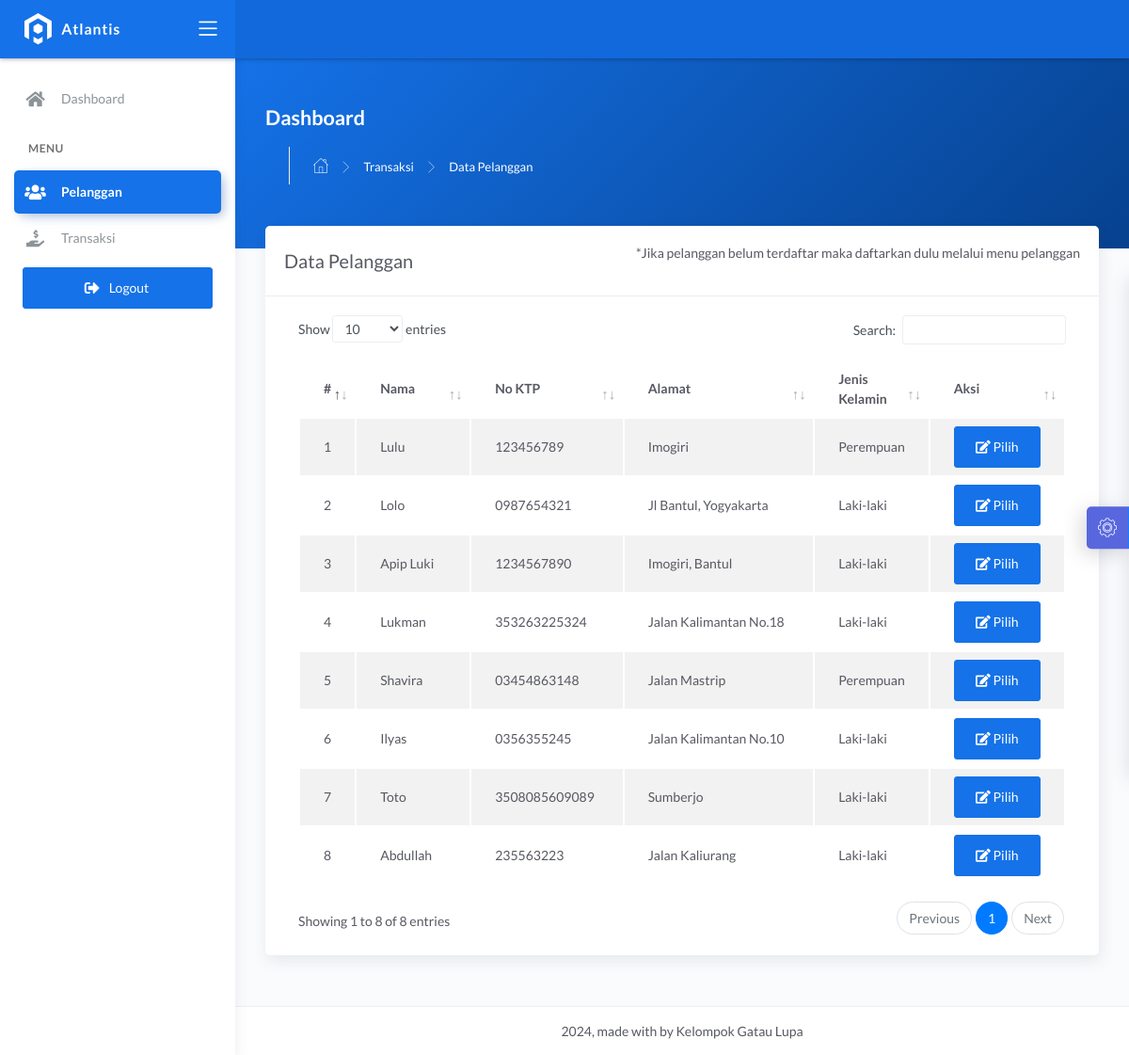
/pages/kasir/cari.php (signed in), run on the app's committed database.
### tables this page shows
CREATE TABLE `pelanggan` (
  `id_pelanggan` int NOT NULL,
  `nama_pelanggan` varchar(228) NOT NULL,
  `alamat_pelanggan` text NOT NULL,
  `jenis_kelamin` enum('L','P') NOT NULL,
  `telp_pelanggan` varchar(15) NOT NULL,
  `no_ktp` varchar(30) NOT NULL
);

### database/pelanggan.php (called while the page is built, shortened)
<?php
class Pelanggan {
    private $conn;
    public function __construct($conn) {
        $this->conn = $conn;
    }
    public function getAllPelanggan() {
        $query = "SELECT * FROM pelanggan";
        return mysqli_query($this->conn, $query);
    }
}
?>

### pages/kasir/cari.php (the view, shortened to what this page needs)
<?php
$title = 'Data Pelanggan';
require '../../database/koneksi.php';
require '../../database/pelanggan.php';
$pelangganObj = new Pelanggan($conn);
$data = $pelangganObj->getAllPelanggan();
require 'header.php';
?>
<div class="panel-header bg-primary-gradient">
    <div class="page-inner py-5">
        <div class="d-flex align-items-left align-items-md-center flex-column flex-md-row">
            <div>
                <h2 class="text-white pb-2 fw-bold">Dashboard</h2>
            </div>
        </div>
        <div class="page-header">
            <ul class="breadcrumbs">
                <li class="nav-home">
                    <a href="index.php" style="color: white;">
                        <i class="flaticon-home"></i>
                    </a>
                </li>
                <li class="separator">
                    <i class="flaticon-right-arrow" style="color: white;"></i>
                </li>
                <li class="nav-item">
                    <a href="transaksi.php" style="color: white;">Transaksi</a>
                </li>
                <li class="separator">
                    <i class="flaticon-right-arrow" style="color: white;"></i>
                </li>
                <li class="nav-item">
                    <a href="#" style="color: white;"><?= $title; ?></a>
                </li>
            </ul>
        </div>
    </div>
</div>
<div class="page-inner mt--5">
    <diva class="row">
        <div class="col-md-12">
            <div class="card">
                <div class="card-header">
                    <div class="d-flex align-items-center">
                        <h4 class="card-title"><?= $title; ?></h4>
                        <p class="ml-auto">
                            *Jika pelanggan belum terdaftar maka daftarkan dulu melalui menu pelanggan
                        </p>
                    </div>
                </div>
                <div class="card-body">
                    <div class="table-responsive">
                        <table id="basic-datatables" class="display table table-striped table-hover">
                            <thead>
                                <tr>
                                    <th style="width: 7%">#</th>
                                    <th>Nama</th>
                                    <th style="width: 20%;">No KTP</th>
                                    <th style="width: 25%;">Alamat</th>
                                    <th style="width: 15%;">Jenis Kelamin</th>
                                    <th style="width: 10%">Aksi</th>
                                </tr>
                            </thead>
                            <tbody>
                                <?php
                                $no = 1;
                                if (mysqli_num_rows($data) > 0) {
                                    while ($plg = mysqli_fetch_assoc($data)) {
                                ?>
                                        <tr>
                                            <td><?= $no++; ?></td>
                                            <td><?= $plg['nama_pelanggan']; ?></td>
                                            <td><?= $plg['no_ktp']; ?></td>
                                            <td><?= $plg['alamat_pelanggan']; ?></td>
                                            <td><?php if ($plg['jenis_kelamin'] == 'L') {
                                                    echo "Laki-laki";
                                                } else {
                                                    echo "Perempuan";
                                                } ?>
                                            </td>
                                            <td>
                                                <div class="form-button-action">
                                                    <a href="tambah_transaksi.php?id=<?= $plg['id_pelanggan']; ?>" type="button" class="btn btn-primary" data-original-title="pilih">
                                                        <i class="fa fa-edit"></i> Pilih
                                                    </a>
                                                </div>
                                            </td>
                                        </tr>
                                <?php }
                                }
                                ?>
                            </tbody>
                        </table>
                    </div>
                </div>
            </div>
        </div>
</div>
</div>
<?php
require '../../template/footer.php';
?>

### pages/kasir/header.php (shortened to what this page needs)
<!DOCTYPE html>
<html lang="en">
<head>
    <link rel="stylesheet" href="../../assets/css/bootstrap.min.css">
    <link rel="stylesheet" href="../../assets/css/atlantis.min.css">
    <link rel="stylesheet" href="../../assets/css/demo.css">
</head>
<body>
    <div class="wrapper">
        <div class="main-header">
            <div class="logo-header" data-background-color="blue">
                <a href="dashboard.php" class="logo">
                    <img src="../../assets/img/logo.svg" alt="navbar brand" class="navbar-brand">
                </a>
                <div class="nav-toggle">
                    <button class="btn btn-toggle toggle-sidebar">
                        <i class="icon-menu"></i>
                    </button>
                </div>
            </div>
            <nav class="navbar navbar-header navbar-expand-lg" data-background-color="blue2">
            </nav>
        </div>
        <div class="sidebar sidebar-style-2">
            <div class="sidebar-wrapper scrollbar scrollbar-inner">
                <div class="sidebar-content">
                    <ul class="nav nav-primary">
                        <li class="nav-item <?php if ($title == 'Selamat Datang di Aplikasi Pengelolaan Laundry') {
                                                echo 'active';
                                            } ?>">
                            <a href="dashboard.php" class="collapsed" aria-expanded="false">
                                <i class="fas fa-home"></i>
                                <p>Dashboard</p>
                            </a>
                        </li>
                        <li class="nav-section">
                            <h4 class="text-section">MENU</h4>
                        </li>
                        <li class="nav-item <?php if ($title == 'Data Pelanggan') {
                                                echo 'active';
                                            } ?>">
                            <a href="pelanggan.php">
                                <i class="fas fa-users"></i>
                                <p>Pelanggan</p>
                            </a>
                        </li>
                        <li class="nav-item <?php if ($title == 'Data Transaksi') {
                                                echo 'active';
                                            } ?>"">
                            <a href=" transaksi.php">
                            <i class="fas fa-hand-holding-usd"></i>
                            <p>Transaksi</p>
                            </a>
                        </li>
                        <li class="mx-4 mt-2">
                            <a href="logout.php" onclick="return confirm('Keluar dari halaman ini?');" class="btn btn-primary btn-block"><span class="btn-label mr-2"> <i class="fas fa-sign-out-alt"></i> </span>Logout</a>
                        </li>
                    </ul>
                </div>
            </div>
        </div>
        <div class="main-panel">
            <div class="content">

### template/footer.php (shortened to what this page needs)
<footer class="footer">
    <div class="container-fluid">
        <div class="copyright ml-auto mr-auto">
            2024, made with by Kelompok Gatau Lupa
        </div>
    </div>
</footer>
</div>
<div class="custom-template">
    <div class="custom-toggle">
        <i class="flaticon-settings"></i>
    </div>
</div>
</div>
</body>
</html>

### assets/css/demo.css (style rules this page uses)
.custom-template { position: fixed; top: 50%; transform: translateY(-50%); right: -325px; width: 325px; height: max-content; display: block; z-index: 1; background: #ffffff; transition: all .3s; z-index: 1003; box-shadow: -1px 1px 20px rgba(69, 65, 78, 0.15); border-top-left-radius: 5px; border-bottom-left-radius: 5px; transition: all .5s; }
.custom-template .custom-toggle { position: absolute; width: 45px; height: 45px; background: rgb(88, 103, 221); top: 50%; left: -45px; transform: translateY(-50%); display: flex; align-items: center; justify-content: center; text-align: center; border-top-left-radius: 5px; border-bottom-left-radius: 5px; border-right: 1px solid #177dff; cursor: pointer; color: #ffffff; box-shadow: -5px 5px 20px rgba(69, 65, 78, 0.21); }
.custom-template .custom-toggle i { font-size: 20px; animation: 1.3s spin linear infinite; }

### data on the page
pelanggan: nama_pelanggan "Lulu", no_ktp "123456789", alamat_pelanggan "Imogiri", jenis_kelamin "Perempuan"
pelanggan: nama_pelanggan "Lolo", no_ktp "0987654321", alamat_pelanggan "Jl Bantul, Yogyakarta", jenis_kelamin "Laki-laki"
pelanggan: nama_pelanggan "Apip Luki", no_ktp "1234567890", alamat_pelanggan "Imogiri, Bantul", jenis_kelamin "Laki-laki"
pelanggan: nama_pelanggan "Lukman", no_ktp "353263225324", alamat_pelanggan "Jalan Kalimantan No.18", jenis_kelamin "Laki-laki"
pelanggan: nama_pelanggan "Shavira", no_ktp "03454863148", alamat_pelanggan "Jalan Mastrip", jenis_kelamin "Perempuan"
pelanggan: nama_pelanggan "Ilyas", no_ktp "0356355245", alamat_pelanggan "Jalan Kalimantan No.10", jenis_kelamin "Laki-laki"
pelanggan: nama_pelanggan "Toto", no_ktp "3508085609089", alamat_pelanggan "Sumberjo", jenis_kelamin "Laki-laki"
pelanggan: nama_pelanggan "Abdullah", no_ktp "235563223", alamat_pelanggan "Jalan Kaliurang", jenis_kelamin "Laki-laki"

### other printed values
$title "Data Pelanggan"
